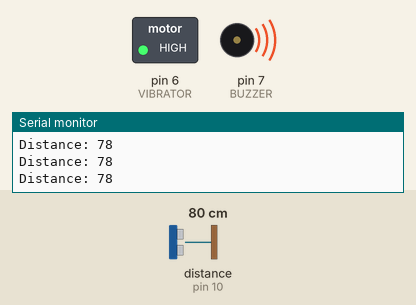
This sketch was run on a simulated Arduino Uno, built with avr-gcc and run on an emulated ATmega328P. Parts: switched loads named in the sketch (green lamp = pin HIGH), buzzer (waves = sounding, pin HIGH), the last lines printed to the serial monitor. Wiring (inferred from the names in the program): ultrasonic range finder: trigger pin 9; echo pin 10. The inputs (shaded band) are chosen by the test bench; at power-on: distance to the obstacle (sensor on pin 10) 80 cm. The echo pulse lasts 58.3 µs per cm; pins used as bus, display or sensor lines are not drawn.

Above: at 1.2 s.
1.3 s: distance to the obstacle (sensor on pin 10) set to 98 cm
2.8 s: distance to the obstacle (sensor on pin 10) set to 105 cm
At 3.8 s:
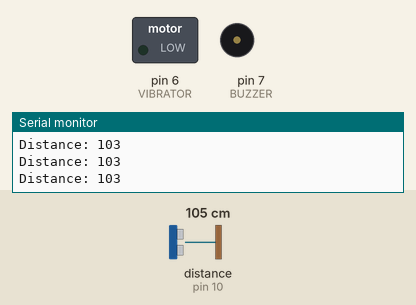
4.3 s: distance to the obstacle (sensor on pin 10) set to 2 cm
At 5.5 s:
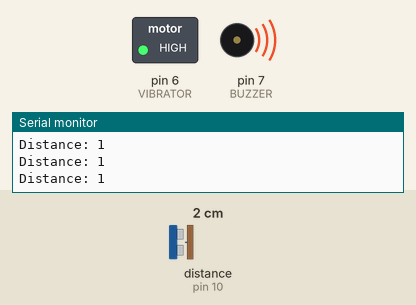
5.8 s: distance to the obstacle (sensor on pin 10) set to 120 cm
At 6.4 s:
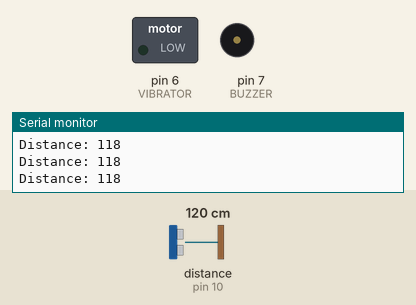
Timing chart, 0 to 8.3 s (numbered marks = the images above; inputs shaded):
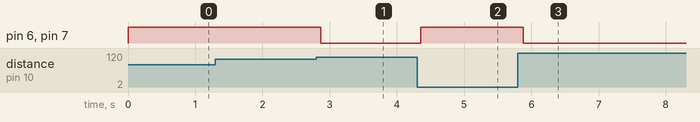

Measured:
- the behaviour switches between 102 and 103 cm on distance to the obstacle (sensor on pin 10) (found by bisection; images 0 and 1)
- after the input at 2.8 s, pin 6 (VIBRATOR), pin 7 (BUZZER): HIGH → LOW after 0.07 s
- after the input at 4.3 s, pin 6 (VIBRATOR), pin 7 (BUZZER): LOW → HIGH after 0.06 s
- after the input at 5.8 s, pin 6 (VIBRATOR), pin 7 (BUZZER): HIGH → LOW after 0.08 s

The sketch:

SHOES_BLIND.ino
```cpp
#define TRIG 9
#define ECHO 10
#define VIBRATOR 6
#define BUZZER 7

void setup() {
  pinMode(TRIG, OUTPUT);
  pinMode(ECHO, INPUT);
  pinMode(VIBRATOR, OUTPUT);
  pinMode(BUZZER, OUTPUT);
  Serial.begin(9600);
}

void loop() {
  long duration;
  int distance;

  // Send ultrasonic pulse
  digitalWrite(TRIG, LOW);
  delayMicroseconds(2);
  digitalWrite(TRIG, HIGH);
  delayMicroseconds(10);
  digitalWrite(TRIG, LOW);

  // Read the echo time
  duration = pulseIn(ECHO, HIGH);

  // Calculate distance in cm
  distance = duration * 0.034 / 2;

  Serial.print("Distance: ");
  Serial.println(distance);

  // Check distance and activate feedback
  if (distance > 0 && distance <= 100) { // Adjust range as needed
    digitalWrite(VIBRATOR, HIGH);
    digitalWrite(BUZZER, HIGH);
  } else {
    digitalWrite(VIBRATOR, LOW);
    digitalWrite(BUZZER, LOW);
  }

  delay(100);
}
```
